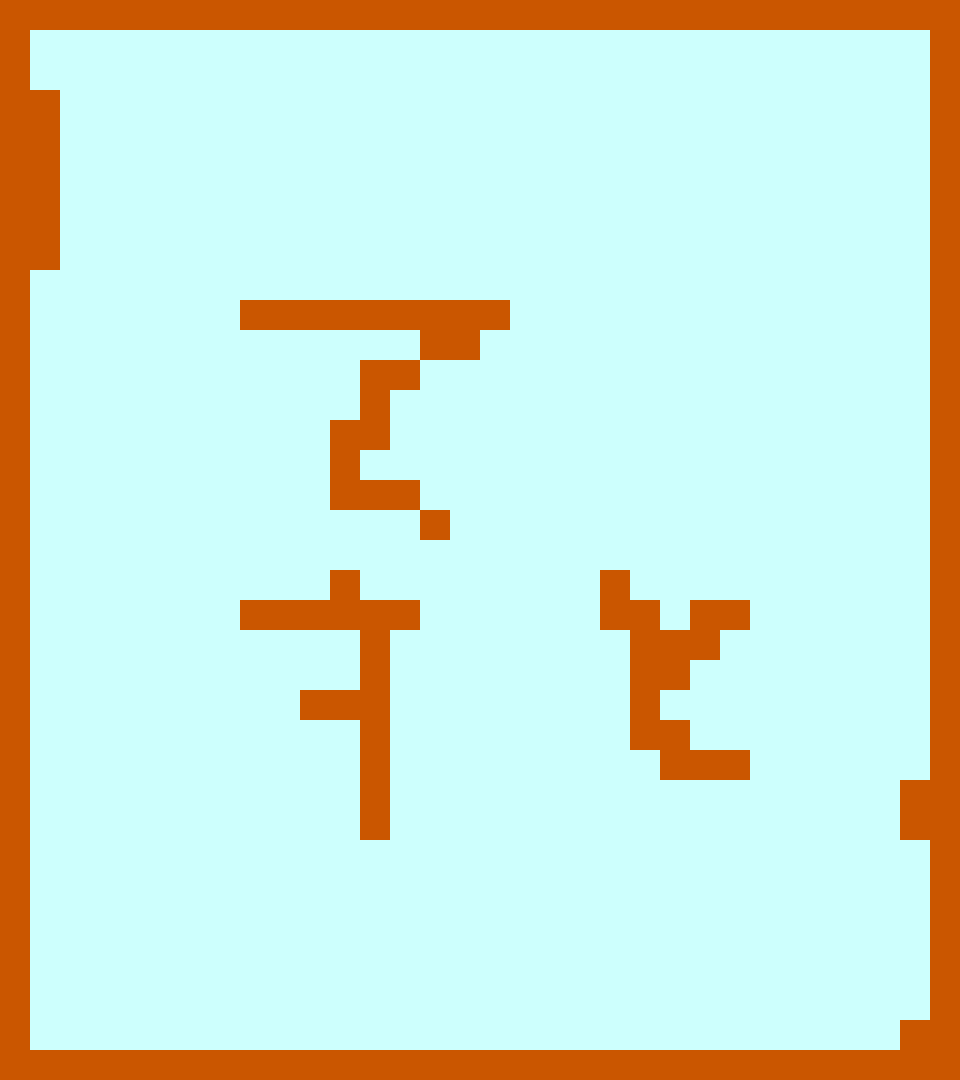

A level layout from a 2D game, rendered from its tile map. Below: a short description, then the map file with its tile-grid data intact:
An orthogonal 32x36 tile map with 30x30 px tiles, 1 tile layer (LayerTest1) and 5 objects.

<map version="1.9" tiledversion="1.9.0" orientation="orthogonal" renderorder="right-down" width="32" height="36" tilewidth="30" tileheight="30" infinite="0" nextlayerid="4" nextobjectid="25">
 <editorsettings>
  <export target="test2_01.json" format="json" />
 </editorsettings>
 <tileset firstgid="1" name="tile_test" tilewidth="30" tileheight="30" tilecount="40" columns="8">
  <image source="tile_test.png" width="240" height="150" />
 </tileset>
 <layer id="1" name="LayerTest1" width="32" height="36">
  <data encoding="csv">
2,2,2,2,2,2,2,2,2,2,2,2,2,2,2,2,2,2,2,2,2,2,2,2,2,2,2,2,2,2,2,2,
2,4,4,4,4,4,4,4,4,4,4,4,4,4,4,4,4,4,4,4,4,4,4,4,4,4,4,4,4,4,4,2,
2,4,4,4,4,4,4,4,4,4,4,4,4,4,4,4,4,4,4,4,4,4,4,4,4,4,4,4,4,4,4,2,
2,2,4,4,4,4,4,4,4,4,4,4,4,4,4,4,4,4,4,4,4,4,4,4,4,4,4,4,4,4,4,2,
2,2,4,4,4,4,4,4,4,4,4,4,4,4,4,4,4,4,4,4,4,4,4,4,4,4,4,4,4,4,4,2,
2,2,4,4,4,4,4,4,4,4,4,4,4,4,4,4,4,4,4,4,4,4,4,4,4,4,4,4,4,4,4,2,
2,2,4,4,4,4,4,4,4,4,4,4,4,4,4,4,4,4,4,4,4,4,4,4,4,4,4,4,4,4,4,2,
2,2,4,4,4,4,4,4,4,4,4,4,4,4,4,4,4,4,4,4,4,4,4,4,4,4,4,4,4,4,4,2,
2,2,4,4,4,4,4,4,4,4,4,4,4,4,4,4,4,4,4,4,4,4,4,4,4,4,4,4,4,4,4,2,
2,4,4,4,4,4,4,4,4,4,4,4,4,4,4,4,4,4,4,4,4,4,4,4,4,4,4,4,4,4,4,2,
2,4,4,4,4,4,4,4,2,2,2,2,2,2,2,2,2,4,4,4,4,4,4,4,4,4,4,4,4,4,4,2,
2,4,4,4,4,4,4,4,4,4,4,4,4,4,2,2,4,4,4,4,4,4,4,4,4,4,4,4,4,4,4,2,
2,4,4,4,4,4,4,4,4,4,4,4,2,2,4,4,4,4,4,4,4,4,4,4,4,4,4,4,4,4,4,2,
2,4,4,4,4,4,4,4,4,4,4,4,2,4,4,4,4,4,4,4,4,4,4,4,4,4,4,4,4,4,4,2,
2,4,4,4,4,4,4,4,4,4,4,2,2,4,4,4,4,4,4,4,4,4,4,4,4,4,4,4,4,4,4,2,
2,4,4,4,4,4,4,4,4,4,4,2,4,4,4,4,4,4,4,4,4,4,4,4,4,4,4,4,4,4,4,2,
2,4,4,4,4,4,4,4,4,4,4,2,2,2,4,4,4,4,4,4,4,4,4,4,4,4,4,4,4,4,4,2,
2,4,4,4,4,4,4,4,4,4,4,4,4,4,2,4,4,4,4,4,4,4,4,4,4,4,4,4,4,4,4,2,
2,4,4,4,4,4,4,4,4,4,4,4,4,4,4,4,4,4,4,4,4,4,4,4,4,4,4,4,4,4,4,2,
2,4,4,4,4,4,4,4,4,4,4,2,4,4,4,4,4,4,4,4,2,4,4,4,4,4,4,4,4,4,4,2,
2,4,4,4,4,4,4,4,2,2,2,2,2,2,4,4,4,4,4,4,2,2,4,2,2,4,4,4,4,4,4,2,
2,4,4,4,4,4,4,4,4,4,4,4,2,4,4,4,4,4,4,4,4,2,2,2,4,4,4,4,4,4,4,2,
2,4,4,4,4,4,4,4,4,4,4,4,2,4,4,4,4,4,4,4,4,2,2,4,4,4,4,4,4,4,4,2,
2,4,4,4,4,4,4,4,4,4,2,2,2,4,4,4,4,4,4,4,4,2,4,4,4,4,4,4,4,4,4,2,
2,4,4,4,4,4,4,4,4,4,4,4,2,4,4,4,4,4,4,4,4,2,2,4,4,4,4,4,4,4,4,2,
2,4,4,4,4,4,4,4,4,4,4,4,2,4,4,4,4,4,4,4,4,4,2,2,2,4,4,4,4,4,4,2,
2,4,4,4,4,4,4,4,4,4,4,4,2,4,4,4,4,4,4,4,4,4,4,4,4,4,4,4,4,4,2,2,
2,4,4,4,4,4,4,4,4,4,4,4,2,4,4,4,4,4,4,4,4,4,4,4,4,4,4,4,4,4,2,2,
2,4,4,4,4,4,4,4,4,4,4,4,4,4,4,4,4,4,4,4,4,4,4,4,4,4,4,4,4,4,4,2,
2,4,4,4,4,4,4,4,4,4,4,4,4,4,4,4,4,4,4,4,4,4,4,4,4,4,4,4,4,4,4,2,
2,4,4,4,4,4,4,4,4,4,4,4,4,4,4,4,4,4,4,4,4,4,4,4,4,4,4,4,4,4,4,2,
2,4,4,4,4,4,4,4,4,4,4,4,4,4,4,4,4,4,4,4,4,4,4,4,4,4,4,4,4,4,4,2,
2,4,4,4,4,4,4,4,4,4,4,4,4,4,4,4,4,4,4,4,4,4,4,4,4,4,4,4,4,4,4,2,
2,4,4,4,4,4,4,4,4,4,4,4,4,4,4,4,4,4,4,4,4,4,4,4,4,4,4,4,4,4,4,2,
2,4,4,4,4,4,4,4,4,4,4,4,4,4,4,4,4,4,4,4,4,4,4,4,4,4,4,4,4,4,2,2,
2,2,2,2,2,2,2,2,2,2,2,2,2,2,2,2,2,2,2,2,2,2,2,2,2,2,2,2,2,2,2,2
</data>
 </layer>
 <objectgroup id="2" name="LayerTest2">
  <object id="16" x="30" y="30">
   <polygon points="0,0 900,0 900,750 870,750 870,810 900,810 900,990 870,990 870,1020 0,1020 0,240 30,240 30,60 0,60" />
  </object>
  <object id="21" x="240" y="300">
   <polygon points="0,0 270,0 270,30 240,30 240,60 180,60 180,90 150,90 150,150 120,150 120,180 180,180 180,210 210,210 210,240 180,240 180,210 90,210 90,120 120,120 120,60 180,60 180,30 0,30" />
  </object>
  <object id="22" x="330" y="570">
   <polygon points="0,0 30,0 30,30 90,30 90,60 60,60 60,270 30,270 30,150 -30,150 -30,120 30,120 30,60 -90,60 -90,30 0,30" />
  </object>
  <object id="23" x="600" y="570">
   <polygon points="0,0 30,0 30,30 60,30 60,60 90,60 90,30 150,30 150,60 120,60 120,90 90,90 90,120 60,120 60,150 90,150 90,180 150,180 150,210 60,210 60,180 30,180 30,60 0,60" />
  </object>
  <object id="24" x="240" y="90">
   <polyline points="0,0 30,0 30,30 0,30" />
  </object>
 </objectgroup>
</map>